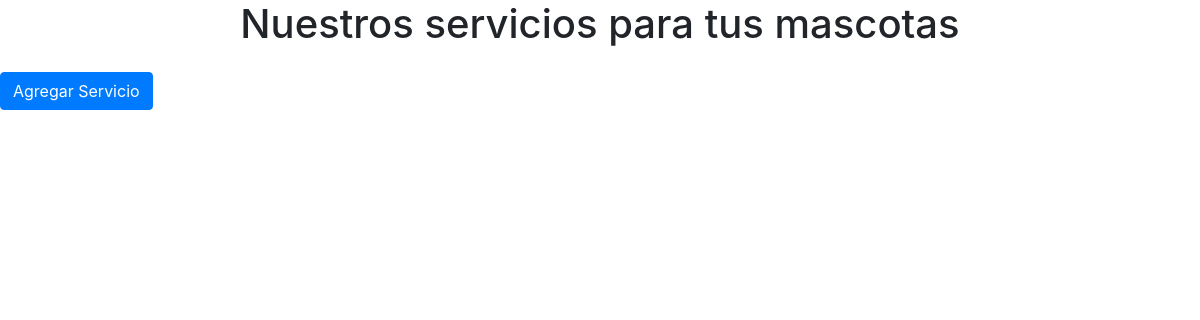
/petcare/crud/, run on an earlier commit of the app's database.
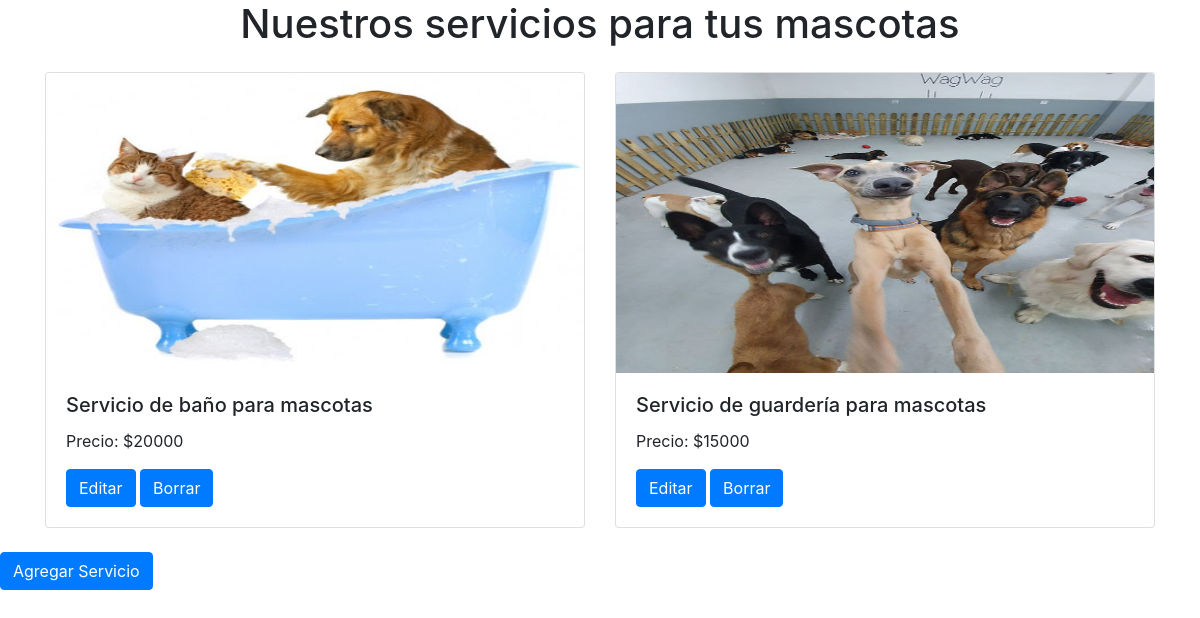
And on a later commit of the database.
### PetCare/models.py (models this page shows)
class Servicio(models.Model):
        id_servicio = models.AutoField(db_column='idServicio', primary_key=True)
        precio = models.CharField(max_length=10, null=True, default=None)
        imagen = models.ImageField(upload_to='servicio/', null='media/default.png')
        descripcion = models.TextField()

### PetCare/views.py (the view)
# urls.py: path('crud/', views.crud, name='crud'),
def crud(request):
    servicio = Servicio.objects.all()
    return render(request, 'crud.html', {'servicios': servicio})

### PetCare/templates/crud.html (shortened to what this page needs)
<!DOCTYPE html>
<html lang="en">
<head>
    <link href="https://cdn.jsdelivr.net/npm/bootstrap@5.3.3/dist/css/bootstrap.min.css" rel="stylesheet">
    <link href="https://stackpath.bootstrapcdn.com/bootstrap/4.3.1/css/bootstrap.min.css" rel="stylesheet">
</head>
<body>
    <div class="container">
        <h1 class="text-center mb-4">Nuestros servicios para tus mascotas</h1>
        <div class="row">
            {% for servicio in servicios %}
                <div class="col-md-6 mb-4">
                    <div class="card">
                        <img src="{{ servicio.imagen.url }}" class="card-img-top" alt="{{ servicio.descripcion }}">
                        <div class="card-body">
                            <h5 class="card-title">{{ servicio.descripcion }}</h5>
                            <p class="card-text">Precio: ${{ servicio.precio }}</p>
                            <a href="{% url 'editar' servicio.id_servicio %}" class="btn btn-primary">Editar</a>
                            <a href="{% url 'borrar' servicio.id_servicio %}" class="btn btn-primary">Borrar</a>
                        </div>
                    </div>
                </div>
            {% endfor %}
        </div>
    </div>
    <a href="{% url 'agregar' %}" class="btn btn-primary">Agregar Servicio</a>
</body>
</html>

### PetCare/templates/crud.html (style rules this page uses)
.card-img-top { width: 100%; height: auto; max-width: 100%; max-height: 300px; }

What changed in the data, as far as the page shows it:
added Servicio: imagen (picture), descripcion "Servicio de baño para mascotas", precio "20000"
added Servicio: imagen (picture), descripcion "Servicio de guardería para mascotas", precio "15000"
